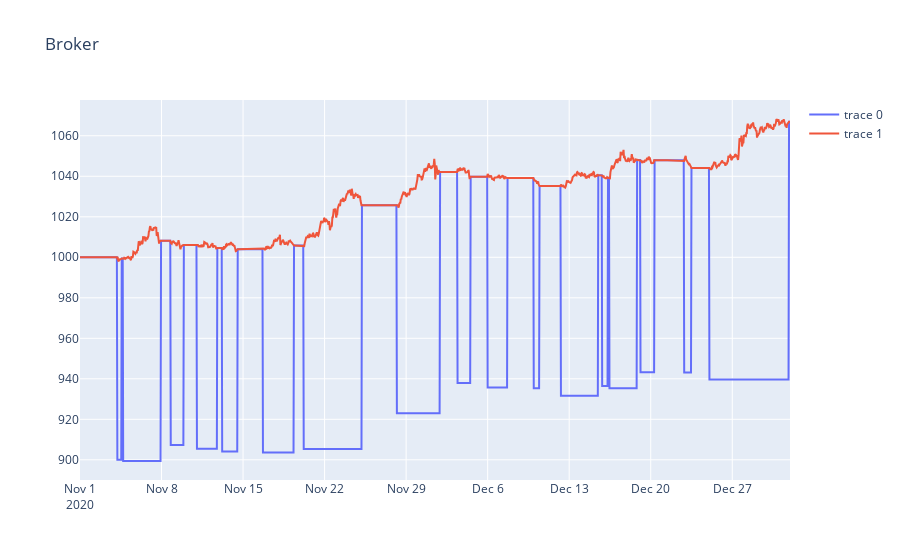

Notebook code cell kept with this figure:
### Code cell
rbsplot.plot_indicator(unpickle.data_and_plots_list[0].df, unpickle.data_and_plots_list[0].indicator_list[0])

### Figure 1 — Plotly figure (JSON) as saved in the notebook; plotly's stock layout.template omitted (floating-point values rounded to 4 significant figures; data arrays with more than 128 entries replaced by an {"elided": "..."} marker saying what was removed)
{"data": [{"type": "scatter", "x": {"elided": "1464 str values"}, "y": {"elided": "1464 float values"}}, {"type": "scatter", "x": {"elided": "1464 str values"}, "y": {"elided": "1464 float values"}}], "layout": {"title": {"text": "Broker"}}}
